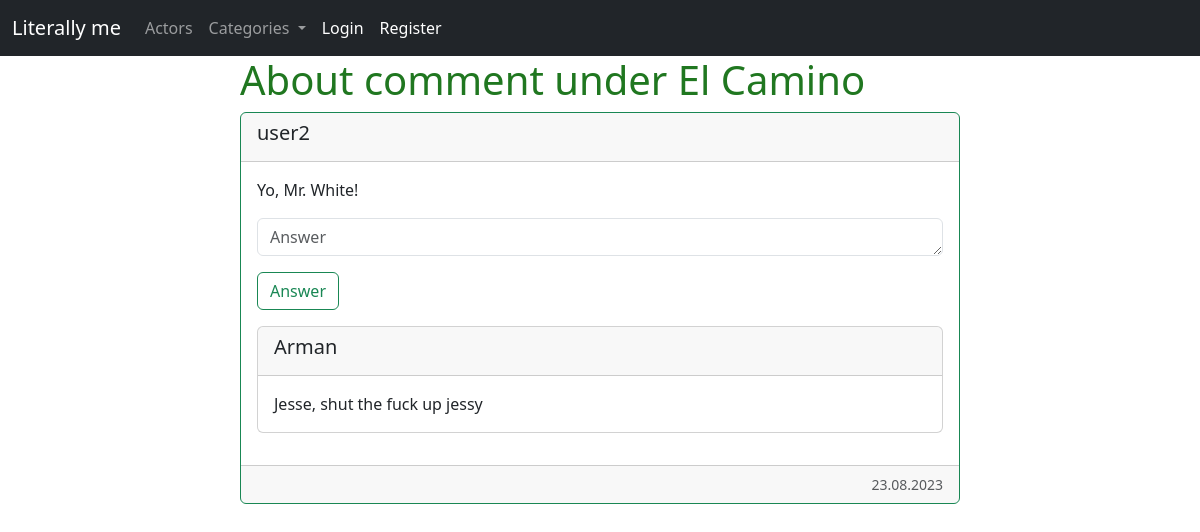
The page /movie/el-camino/comment/16/about/ on the database its author committed.
### mainapp/models.py (models this page shows, shortened)
class Comment(models.Model):
    movie = models.ForeignKey(Movie, on_delete=models.CASCADE, related_name='comments')
    author = models.ForeignKey(User, on_delete=models.CASCADE, related_name='comments')
    text = models.TextField()
    create_time = models.DateTimeField(auto_now_add=True)

class CommentAnswer(models.Model):
    parent_comment = models.ForeignKey(Comment, on_delete=models.CASCADE, related_name='comment_answers')
    author = models.ForeignKey(User, on_delete=models.CASCADE, related_name='comment_answers')
    text = models.TextField()
    create_time = models.DateTimeField(auto_now_add=True)

### mainapp/views.py (the view)
# urls.py: path('movie/<slug:movie_slug>/comment/<int:comment_id>/about/', about_comment_view, name='about_comment'),
def about_comment_view(request, movie_slug, comment_id):
    movie = Movie.objects.get(slug=movie_slug)
    comment = Comment.objects.get(pk=comment_id)
    comment_answers = comment.comment_answers.all().select_related('author').order_by('-create_time')
    categories = DataMixin.get_categories()
    if request.method == 'POST':
        comment_form = CommentAnswerForm(request.POST)
        if comment_form.is_valid():
            new_comment = comment_form.save(commit=False)
            new_comment.parent_comment = comment
            new_comment.author = request.user
            new_comment.save()
            return redirect(comment.get_absolute_url())
    else:
        comment_form = CommentAnswerForm()
    user_menu = menu.copy()
    if not request.user.is_authenticated or not request.user.is_superuser:
        user_menu = [user_menu[0]]
    context = {
        'menu': user_menu,
        'categories': categories,
        'title': f'About comment under {movie.title}',
        'comment': comment,
        'comment_answers': comment_answers,
        'form': comment_form
    }
    return render(request, 'mainapp/comment/about_comment.html', context=context)

### mainapp/forms.py
class CommentAnswerForm(forms.ModelForm):
    class Meta:
        model = CommentAnswer
        fields = ['text']
        widgets = {
            'text': forms.Textarea(attrs=comment_answer_attrs)
        }

### mainapp/models.py (called while the page is built)
    def get_absolute_url(self):
        return reverse('category', kwargs={'category_slug': self.slug})

### mainapp/utils.py (called while the page is built)
    @classmethod
    def get_categories(cls):
        return Category.objects.annotate(movies_count=Count('movies'))  # creating new column called movies_count

### mainapp/templates/mainapp/comment/about_comment.html (shortened to what this page needs)
{% extends 'mainapp/base.html' %}
{% block content %}
    <h1 class="movie-bold">{{ title }}</h1>
    <div class="card border-success mb-3">
        <div class="card-header">
            <h5 class="card-title">{{ comment.author }}</h5>
        </div>
        <div class="card-body">
            <p class="card-text">{{ comment.text }}</p>
            <form method="post">
                <div class="mb-3">
                    {{ form.text }}
                </div>
                <button type="submit" class="btn btn-outline-success">Answer</button>
            </form>
            {% if comment_answers %}
                {% for com_answ in comment_answers %}
                    <div class="card mb-3">
                        <div class="card-header">
                            <h5 class="card-title">{{ com_answ.author }}</h5>
                        </div>
                        <div class="card-body">
                            <p class="card-text">{{ com_answ.text }}</p>
                        </div>
                    </div>
                {% endfor %}
            {% endif %}
        </div>
        <div class="card-footer text-end">
            <small class="text-body-secondary">{{ comment.create_time|date:"d.m.Y" }}</small>
        </div>
    </div>
{% endblock %}

### mainapp/static/mainapp/css/style.css (style rules this page uses)
.movie-bold { color: rgb(32, 119, 32); }

### rows shown on the page
Comment: author "user2", text "Yo, Mr. White!", create_time "23.08.2023"
CommentAnswer: author "Arman", text "Jesse, shut the fuck up jessy"

### other values the page prints
{{ item.title }} "Actors"
{{ title }} "About comment under El Camino"
